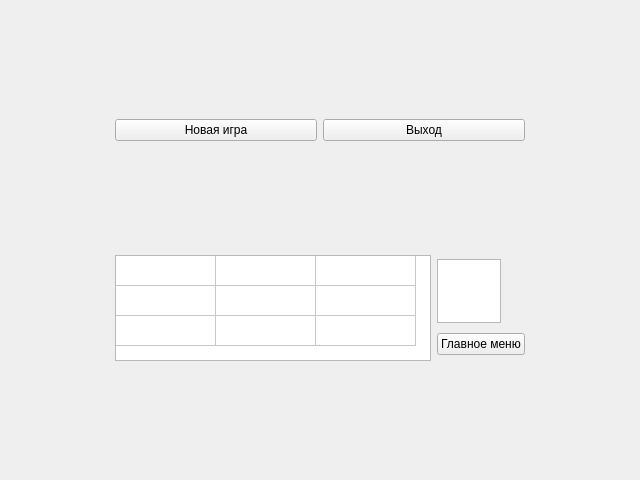
<?xml version="1.0" encoding="UTF-8"?>
<ui version="4.0">
 <class>MainWindow</class>
 <widget class="QMainWindow" name="MainWindow">
  <property name="windowModality">
   <enum>Qt::NonModal</enum>
  </property>
  <property name="geometry">
   <rect>
    <x>0</x>
    <y>0</y>
    <width>640</width>
    <height>480</height>
   </rect>
  </property>
  <property name="sizePolicy">
   <sizepolicy hsizetype="Fixed" vsizetype="Fixed">
    <horstretch>0</horstretch>
    <verstretch>0</verstretch>
   </sizepolicy>
  </property>
  <property name="minimumSize">
   <size>
    <width>320</width>
    <height>240</height>
   </size>
  </property>
  <property name="maximumSize">
   <size>
    <width>640</width>
    <height>480</height>
   </size>
  </property>
  <property name="windowTitle">
   <string>example.qtwidget</string>
  </property>
  <widget class="QWidget" name="centralWidget">
   <property name="sizePolicy">
    <sizepolicy hsizetype="Minimum" vsizetype="Minimum">
     <horstretch>0</horstretch>
     <verstretch>0</verstretch>
    </sizepolicy>
   </property>
   <layout class="QGridLayout" name="gridLayout">
    <property name="sizeConstraint">
     <enum>QLayout::SetMinimumSize</enum>
    </property>
    <item row="3" column="0">
     <layout class="QHBoxLayout" name="layoutPlayground">
      <property name="sizeConstraint">
       <enum>QLayout::SetMinimumSize</enum>
      </property>
      <item>
       <widget class="QTableWidget" name="tableInventory">
        <property name="sizePolicy">
         <sizepolicy hsizetype="Fixed" vsizetype="Fixed">
          <horstretch>0</horstretch>
          <verstretch>0</verstretch>
         </sizepolicy>
        </property>
        <property name="lineWidth">
         <number>0</number>
        </property>
        <property name="sizeAdjustPolicy">
         <enum>QAbstractScrollArea::AdjustToContents</enum>
        </property>
        <property name="autoScroll">
         <bool>false</bool>
        </property>
        <property name="dragDropMode">
         <enum>QAbstractItemView::DragDrop</enum>
        </property>
        <property name="defaultDropAction">
         <enum>Qt::MoveAction</enum>
        </property>
        <property name="selectionMode">
         <enum>QAbstractItemView::SingleSelection</enum>
        </property>
        <property name="wordWrap">
         <bool>false</bool>
        </property>
        <property name="cornerButtonEnabled">
         <bool>false</bool>
        </property>
        <property name="rowCount">
         <number>3</number>
        </property>
        <property name="columnCount">
         <number>3</number>
        </property>
        <attribute name="horizontalHeaderVisible">
         <bool>false</bool>
        </attribute>
        <attribute name="horizontalHeaderStretchLastSection">
         <bool>false</bool>
        </attribute>
        <attribute name="verticalHeaderVisible">
         <bool>false</bool>
        </attribute>
        <attribute name="verticalHeaderStretchLastSection">
         <bool>false</bool>
        </attribute>
        <row/>
        <row/>
        <row/>
        <column/>
        <column/>
        <column/>
        <item row="0" column="0">
         <property name="textAlignment">
          <set>AlignTrailing|AlignBottom</set>
         </property>
        </item>
       </widget>
      </item>
      <item>
       <layout class="QVBoxLayout" name="layoutSource">
        <property name="sizeConstraint">
         <enum>QLayout::SetMinimumSize</enum>
        </property>
        <item>
         <widget class="QTableWidget" name="tableSource">
          <property name="minimumSize">
           <size>
            <width>64</width>
            <height>64</height>
           </size>
          </property>
          <property name="maximumSize">
           <size>
            <width>64</width>
            <height>64</height>
           </size>
          </property>
          <property name="sizeAdjustPolicy">
           <enum>QAbstractScrollArea::AdjustToContents</enum>
          </property>
          <property name="dragEnabled">
           <bool>true</bool>
          </property>
          <property name="dragDropOverwriteMode">
           <bool>false</bool>
          </property>
          <property name="dragDropMode">
           <enum>QAbstractItemView::DragOnly</enum>
          </property>
          <property name="defaultDropAction">
           <enum>Qt::CopyAction</enum>
          </property>
          <property name="selectionMode">
           <enum>QAbstractItemView::SingleSelection</enum>
          </property>
          <property name="showGrid">
           <bool>false</bool>
          </property>
          <property name="rowCount">
           <number>1</number>
          </property>
          <property name="columnCount">
           <number>1</number>
          </property>
          <attribute name="horizontalHeaderVisible">
           <bool>false</bool>
          </attribute>
          <attribute name="verticalHeaderVisible">
           <bool>false</bool>
          </attribute>
          <row/>
          <column/>
          <item row="0" column="0">
           <property name="textAlignment">
            <set>AlignTrailing|AlignBottom</set>
           </property>
          </item>
         </widget>
        </item>
        <item>
         <widget class="QPushButton" name="buttonMenu">
          <property name="text">
           <string>Главное меню</string>
          </property>
          <property name="flat">
           <bool>false</bool>
          </property>
         </widget>
        </item>
       </layout>
      </item>
     </layout>
    </item>
    <item row="0" column="0">
     <layout class="QHBoxLayout" name="layoutMenu">
      <property name="sizeConstraint">
       <enum>QLayout::SetMinimumSize</enum>
      </property>
      <item>
       <widget class="QPushButton" name="buttonStart">
        <property name="text">
         <string>Новая игра</string>
        </property>
       </widget>
      </item>
      <item>
       <widget class="QPushButton" name="buttonExit">
        <property name="text">
         <string>Выход</string>
        </property>
       </widget>
      </item>
     </layout>
    </item>
   </layout>
  </widget>
 </widget>
 <layoutdefault spacing="6" margin="11"/>
 <resources/>
 <connections/>
</ui>
